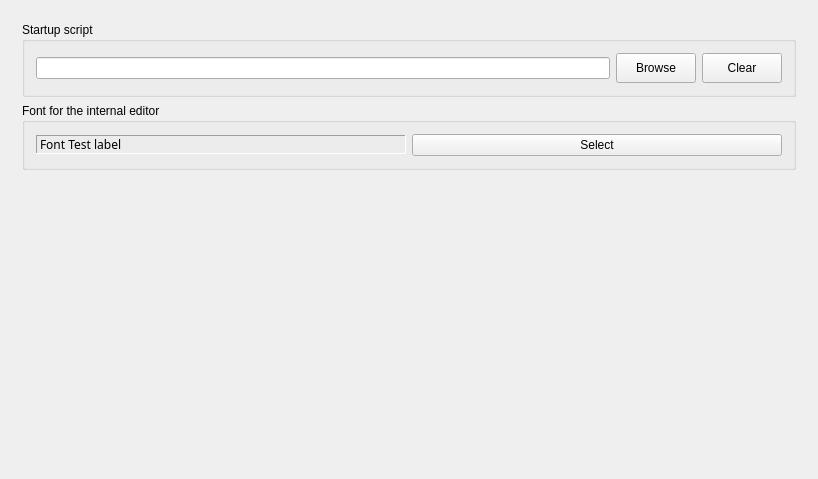
<?xml version="1.0" encoding="UTF-8"?>
<ui version="4.0">
 <class>PythonSettingsData</class>
 <widget class="QWidget" name="PythonSettingsData">
  <property name="geometry">
   <rect>
    <x>0</x>
    <y>0</y>
    <width>818</width>
    <height>479</height>
   </rect>
  </property>
  <property name="windowTitle">
   <string>Python</string>
  </property>
  <layout class="QVBoxLayout" name="verticalLayout">
   <item>
    <widget class="QStackedWidget" name="widget_stack">
     <property name="currentIndex">
      <number>0</number>
     </property>
     <widget class="QWidget" name="General">
      <layout class="QVBoxLayout" name="verticalLayout_2">
       <item>
        <widget class="QGroupBox" name="groupBox">
         <property name="title">
          <string>Startup script</string>
         </property>
         <layout class="QHBoxLayout" name="horizontalLayout">
          <item>
           <widget class="QLineEdit" name="script_edit">
            <property name="readOnly">
             <bool>true</bool>
            </property>
           </widget>
          </item>
          <item>
           <widget class="QPushButton" name="choose_button">
            <property name="minimumSize">
             <size>
              <width>80</width>
              <height>30</height>
             </size>
            </property>
            <property name="text">
             <string>Browse</string>
            </property>
           </widget>
          </item>
          <item>
           <widget class="QPushButton" name="clear_button">
            <property name="minimumSize">
             <size>
              <width>80</width>
              <height>30</height>
             </size>
            </property>
            <property name="text">
             <string>Clear</string>
            </property>
           </widget>
          </item>
         </layout>
        </widget>
       </item>
       <item>
        <widget class="QGroupBox" name="GroupBox1_2_2">
         <property name="title">
          <string>Font for the internal editor</string>
         </property>
         <layout class="QHBoxLayout" name="horizontalLayout_2">
          <item>
           <widget class="QLabel" name="font_label">
            <property name="sizePolicy">
             <sizepolicy hsizetype="Preferred" vsizetype="Fixed">
              <horstretch>0</horstretch>
              <verstretch>0</verstretch>
             </sizepolicy>
            </property>
            <property name="font">
             <font>
              <family>Sans Serif</family>
              <pointsize>9</pointsize>
              <weight>50</weight>
              <italic>false</italic>
              <bold>false</bold>
              <underline>false</underline>
              <strikeout>false</strikeout>
             </font>
            </property>
            <property name="toolTip">
             <string>Font Preview</string>
            </property>
            <property name="frameShape">
             <enum>QFrame::Panel</enum>
            </property>
            <property name="frameShadow">
             <enum>QFrame::Sunken</enum>
            </property>
            <property name="text">
             <string>Font Test label</string>
            </property>
            <property name="alignment">
             <set>Qt::AlignVCenter</set>
            </property>
           </widget>
          </item>
          <item>
           <widget class="QPushButton" name="font_button">
            <property name="toolTip">
             <string>Select the font</string>
            </property>
            <property name="text">
             <string>Select</string>
            </property>
           </widget>
          </item>
         </layout>
        </widget>
       </item>
       <item>
        <spacer name="verticalSpacer">
         <property name="orientation">
          <enum>Qt::Vertical</enum>
         </property>
         <property name="sizeHint" stdset="0">
          <size>
           <width>20</width>
           <height>40</height>
          </size>
         </property>
        </spacer>
       </item>
      </layout>
     </widget>
     <widget class="QWidget" name="Hotkeys">
      <layout class="QVBoxLayout" name="verticalLayout_3">
       <item>
        <widget class="BALL::VIEW::HotkeyTable" name="table">
         <attribute name="horizontalHeaderStretchLastSection">
          <bool>true</bool>
         </attribute>
         <attribute name="horizontalHeaderStretchLastSection">
          <bool>true</bool>
         </attribute>
        </widget>
       </item>
       <item>
        <layout class="QGridLayout">
         <property name="margin">
          <number>0</number>
         </property>
         <property name="spacing">
          <number>6</number>
         </property>
         <item row="0" column="0">
          <widget class="QPushButton" name="remove_button">
           <property name="toolTip">
            <string>Remove a hotkey, select the row (with the field to the left)</string>
           </property>
           <property name="text">
            <string>&amp;Remove</string>
           </property>
           <property name="shortcut">
            <string>Alt+R</string>
           </property>
          </widget>
         </item>
         <item row="1" column="0" colspan="2">
          <widget class="QLabel" name="textLabel1_2">
           <property name="frameShadow">
            <enum>QFrame::Sunken</enum>
           </property>
           <property name="text">
            <string>&lt;b&gt;Note:&lt;/b&gt; F1 is reserved for the internal help system!</string>
           </property>
           <property name="margin">
            <number>0</number>
           </property>
          </widget>
         </item>
         <item row="0" column="1">
          <widget class="QPushButton" name="new_button">
           <property name="toolTip">
            <string>Add a new hotkey</string>
           </property>
           <property name="text">
            <string>&amp;Add new</string>
           </property>
           <property name="shortcut">
            <string>Alt+A</string>
           </property>
          </widget>
         </item>
        </layout>
       </item>
      </layout>
     </widget>
    </widget>
   </item>
  </layout>
 </widget>
 <layoutdefault spacing="6" margin="11"/>
 <customwidgets>
  <customwidget>
   <class>BALL::VIEW::HotkeyTable</class>
   <extends>QTableView</extends>
   <header location="global">BALL/VIEW/WIDGETS/hotkeyTable.h</header>
  </customwidget>
 </customwidgets>
 <includes>
  <include location="global">BALL/COMMON/global.h</include>
 </includes>
 <resources/>
 <connections/>
</ui>
